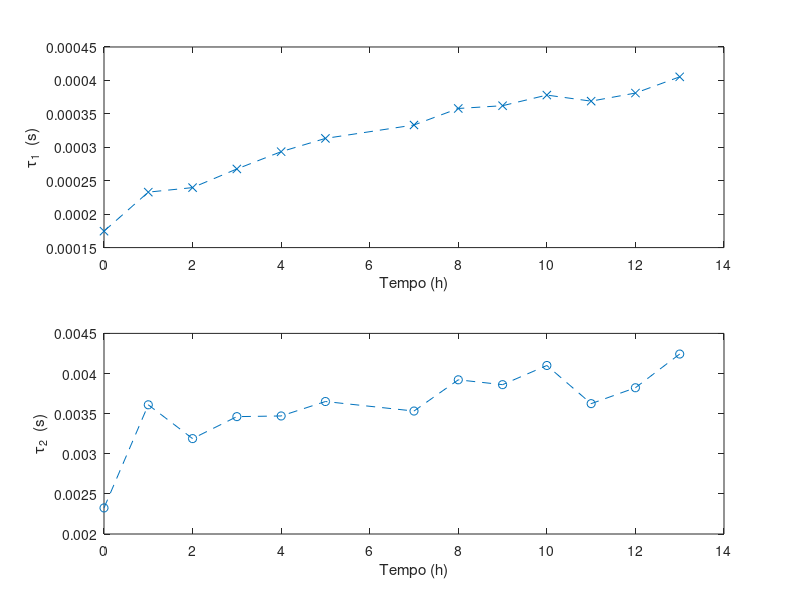

Recreate this plot in MATLAB.
Ct1 = [5729 4293 4172 3737 3408 3192 3000 2793 2761 2645 2710 2624 2467];
Ct2 = [430.1 277 313.6 288.8 288.1 273.9 283.1 255 259 243.9 275.9 261.6 235.7];
Tempo = [0 1 2 3 4 5 7 8 9 10 11 12 13];

% subplot(2,1,1);
% plot(Tempo, Ct1,'--x');
% xlabel('Tempo (h)');
% ylabel('1/ConstanteTempo_1  (1/s)');
% subplot(2,1,2);
% plot(Tempo, Ct2,'--o');
% xlabel('Tempo (h)');
% ylabel('1/ConstanteTempo_2  (1/s)');


subplot(2,1,1);
plot(Tempo, 1./Ct1,'--x');
xlabel('Tempo (h)');
ylabel('\tau_1  (s)');
subplot(2,1,2);
plot(Tempo, 1./Ct2,'--o');
xlabel('Tempo (h)');
ylabel('\tau_2  (s)');